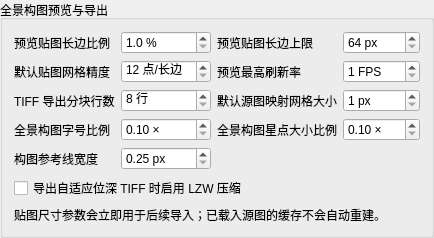
        <widget class="QGroupBox" name="groupBoxMosaic">
         <property name="title"><string>全景构图预览与导出</string></property>
         <layout class="QGridLayout" name="gridLayoutMosaicPreferences">
          <item row="0" column="0"><widget class="QLabel" name="labelMosaicTextureScale"><property name="text"><string>预览贴图长边比例</string></property></widget></item>
          <item row="0" column="1"><widget class="QDoubleSpinBox" name="doubleSpinBoxMosaicTextureScalePercent"><property name="suffix"><string> %</string></property><property name="decimals"><number>1</number></property><property name="minimum"><double>1.000000000000000</double></property><property name="maximum"><double>100.000000000000000</double></property><property name="singleStep"><double>1.000000000000000</double></property></widget></item>
          <item row="0" column="2"><widget class="QLabel" name="labelMosaicTextureMaxSide"><property name="text"><string>预览贴图长边上限</string></property></widget></item>
          <item row="0" column="3"><widget class="QSpinBox" name="spinBoxMosaicTextureMaxLongSide"><property name="suffix"><string> px</string></property><property name="minimum"><number>64</number></property><property name="maximum"><number>20000</number></property><property name="singleStep"><number>64</number></property></widget></item>
          <item row="1" column="0"><widget class="QLabel" name="labelMosaicGridPrecision"><property name="text"><string>默认贴图网格精度</string></property></widget></item>
          <item row="1" column="1"><widget class="QSpinBox" name="spinBoxMosaicGridPrecisionDefault"><property name="suffix"><string> 点/长边</string></property><property name="minimum"><number>12</number></property><property name="maximum"><number>180</number></property></widget></item>
          <item row="1" column="2"><widget class="QLabel" name="labelMosaicFps"><property name="text"><string>预览最高刷新率</string></property></widget></item>
          <item row="1" column="3"><widget class="QSpinBox" name="spinBoxMosaicRenderFpsLimit"><property name="suffix"><string> FPS</string></property><property name="minimum"><number>1</number></property><property name="maximum"><number>240</number></property></widget></item>
          <item row="2" column="0"><widget class="QLabel" name="labelMosaicExportBlockRows"><property name="text"><string>TIFF 导出分块行数</string></property></widget></item>
          <item row="2" column="1"><widget class="QSpinBox" name="spinBoxMosaicExportBlockRows"><property name="suffix"><string> 行</string></property><property name="minimum"><number>8</number></property><property name="maximum"><number>4096</number></property><property name="singleStep"><number>8</number></property></widget></item>
          <item row="2" column="2"><widget class="QLabel" name="labelMosaicMapTileSize"><property name="text"><string>默认源图映射网格大小</string></property></widget></item>
          <item row="2" column="3"><widget class="QSpinBox" name="spinBoxMosaicMapTileSize"><property name="toolTip"><string>只设置全景构图和批处理页下次启动时使用的默认值，不覆盖当前页面已输入的值。</string></property><property name="suffix"><string> px</string></property><property name="minimum"><number>1</number></property><property name="maximum"><number>512</number></property></widget></item>
          <item row="3" column="0"><widget class="QLabel" name="labelMosaicFontSizeMultiplier"><property name="text"><string>全景构图字号比例</string></property></widget></item>
          <item row="3" column="1"><widget class="QDoubleSpinBox" name="doubleSpinBoxMosaicFontSizeMultiplier"><property name="suffix"><string> ×</string></property><property name="decimals"><number>2</number></property><property name="minimum"><double>0.100000000000000</double></property><property name="maximum"><double>2.000000000000000</double></property><property name="singleStep"><double>0.100000000000000</double></property></widget></item>
          <item row="3" column="2"><widget class="QLabel" name="labelMosaicStarMarkerSizeMultiplier"><property name="text"><string>全景构图星点大小比例</string></property></widget></item>
          <item row="3" column="3"><widget class="QDoubleSpinBox" name="doubleSpinBoxMosaicStarMarkerSizeMultiplier"><property name="suffix"><string> ×</string></property><property name="decimals"><number>2</number></property><property name="minimum"><double>0.100000000000000</double></property><property name="maximum"><double>2.000000000000000</double></property><property name="singleStep"><double>0.100000000000000</double></property></widget></item>
          <item row="4" column="0"><widget class="QLabel" name="labelMosaicCompositionGuideLineWidth"><property name="text"><string>构图参考线宽度</string></property></widget></item>
          <item row="4" column="1"><widget class="QDoubleSpinBox" name="doubleSpinBoxMosaicCompositionGuideLineWidth"><property name="toolTip"><string>全景构图预览中黄色 3×3 网格、十字和对角线的线宽。</string></property><property name="suffix"><string> px</string></property><property name="decimals"><number>2</number></property><property name="minimum"><double>0.250000000000000</double></property><property name="maximum"><double>20.000000000000000</double></property><property name="singleStep"><double>0.250000000000000</double></property></widget></item>
          <item row="5" column="0" colspan="4"><widget class="QCheckBox" name="checkBoxMosaicTiffLzwCompression"><property name="text"><string>导出自适应位深 TIFF 时启用 LZW 压缩</string></property></widget></item>
          <item row="6" column="0" colspan="4"><widget class="QLabel" name="labelMosaicReloadHint"><property name="text"><string>贴图尺寸参数会立即用于后续导入；已载入源图的缓存不会自动重建。</string></property><property name="wordWrap"><bool>true</bool></property></widget></item>
         </layout>
        </widget>
